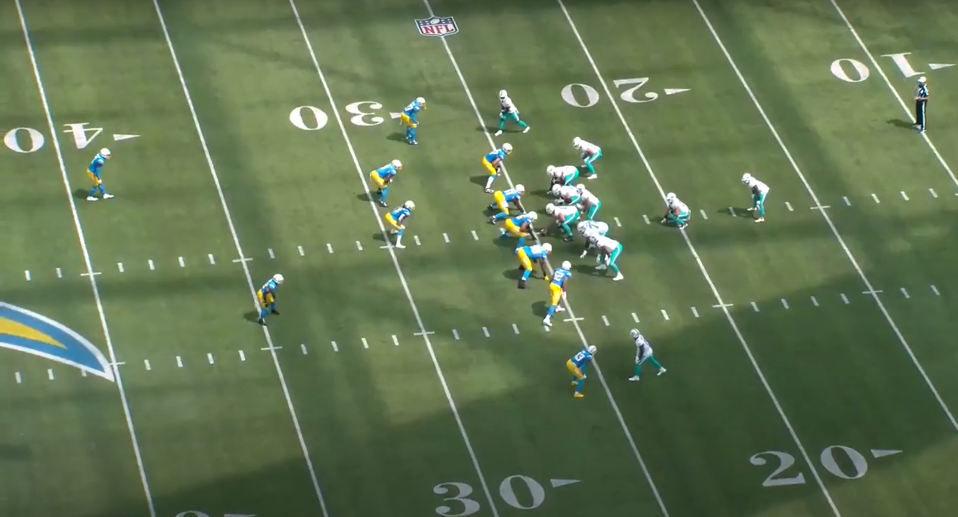
#> input picture old/frame.png, 2874 x 1550 px (shown at 1/3 size)
$ python player_tracker_old.py
#> lines starting #> are read from the running program, lines starting #| are printed output that depends on the picture; after the words box and inside, x2 and y2 are one past the last pixel; in counts of white or black regions, pixels touching at a corner belong together
import cv2
import numpy as np

# Load and preprocess the image
image = cv2.imread('frame.png', cv2.IMREAD_UNCHANGED)
#> image is the input picture: shape (1550, 2874, 4); mean B, G, R, A 82.2, 116.7, 98.3, 255
width = int(image.shape[1] / 3)
#> width = 958
height = int(image.shape[0] / 3)
#> height = 516
image = cv2.resize(image, (width, height), interpolation=cv2.INTER_AREA)
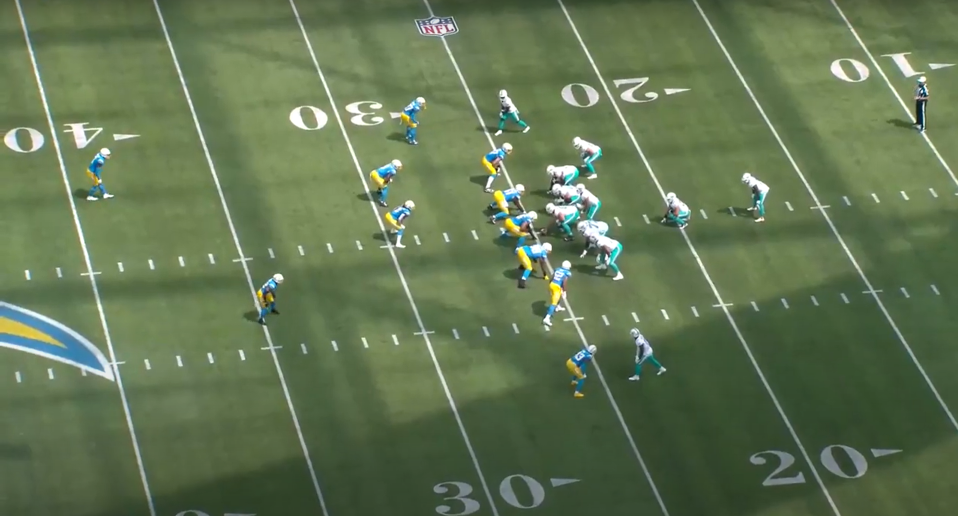
#> image: shape (516, 958, 4); mean B, G, R, A 82.2, 116.7, 98.3, 255

# Convert to grayscale and apply edge detection
gray_image = cv2.cvtColor(image, cv2.COLOR_BGRA2GRAY)
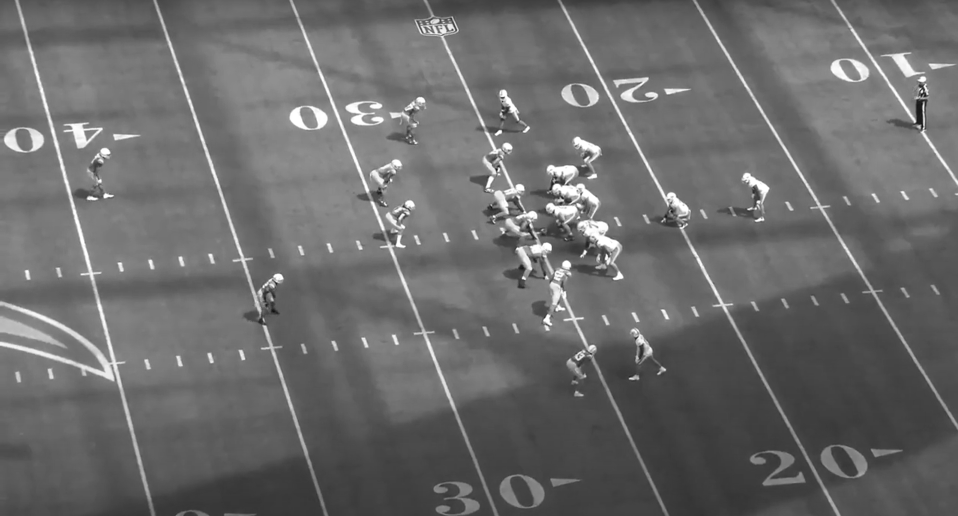
#> gray_image: shape (516, 958); min 16, max 255, mean 107.2
blurred = cv2.GaussianBlur(gray_image, (5, 5), 0)
edges = cv2.Canny(blurred, 50, 150)
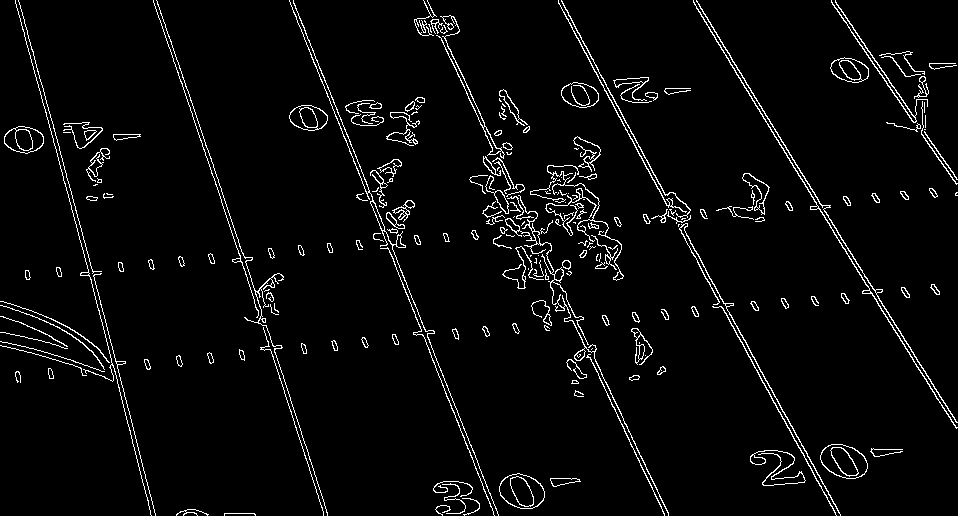
#> edges: shape (516, 958); 3.8% white in thin lines or dots

# Detect lines using Hough Transform
lines = cv2.HoughLinesP(edges, rho=1, theta=np.pi/180, threshold=50, minLineLength=100, maxLineGap=10)
#> lines = 33 rows, first 6: [561, 0, 694, 250], [427, 0, 650, 477], [293, 1, 430, 342], [96, 288, 145, 474], [819, 203, 955, 421], [214, 178, 323, 513]

# Morphological operation to isolate horizontal hash marks
kernel = cv2.getStructuringElement(cv2.MORPH_RECT, (15, 3))  # Adjust kernel size for horizontal marks
morphed = cv2.morphologyEx(edges, cv2.MORPH_CLOSE, kernel)
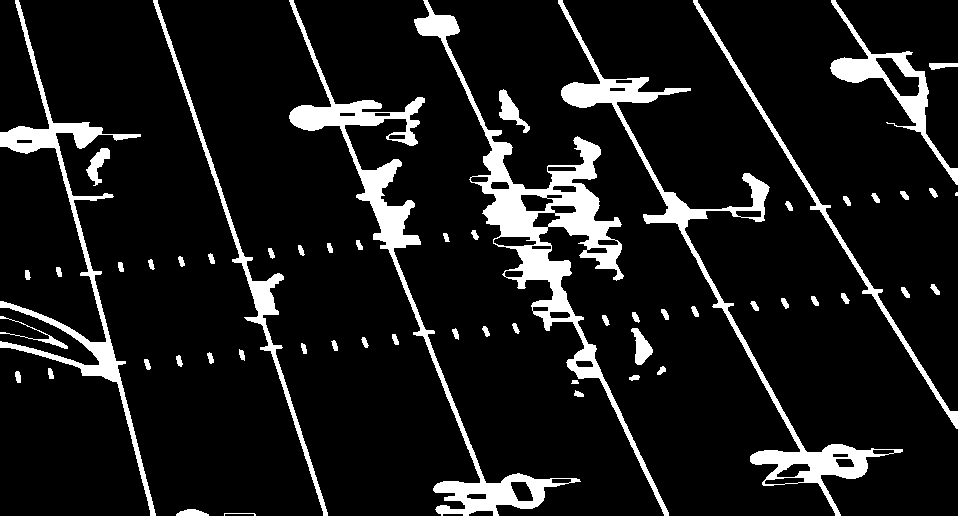
#> morphed: shape (516, 958); 10.5% white; 59 white regions (1 under 20 px)

# Detect contours for hash marks
contours, _ = cv2.findContours(morphed, cv2.RETR_EXTERNAL, cv2.CHAIN_APPROX_SIMPLE)
#> contours = 59 contours, 3 with area under 20; largest, box (x1, y1, x2, y2) and area: (414, 0, 669, 516) 14230, (289, 0, 581, 516) 9582, (558, 0, 903, 516) 9075, (0, 0, 156, 516) 5662, (830, 0, 958, 185) 3738

# Filter horizontal hash mark contours
hash_marks = []
for contour in contours:
    x, y, w, h = cv2.boundingRect(contour)
    aspect_ratio = w / float(h)
    if 5 < aspect_ratio < 15 and w > 10:  # Adjust aspect ratio and size thresholds as needed
        hash_marks.append((x, y, w, h))
#> this loop made 59 passes
#> (x, y, w, h, aspect_ratio) on passes 1 to 12: (224, 513, 32, 3, 10.67), (176, 509, 33, 7, 4.71), (574, 390, 10, 7, 1.43), (571, 380, 8, 4, 2), (629, 375, 11, 6, 1.83), (15, 371, 6, 12, 0.5), (48, 368, 6, 11, 0.545), (657, 366, 9, 9, 1), (144, 359, 7, 11, 0.636), (176, 355, 7, 12, 0.583), (207, 352, 7, 12, 0.583), (239, 349, 6, 12, 0.5)
#> after the loop, hash_marks = [(224, 513, 32, 3)]

# Create a copy of the image for visualization
output_image = image.copy()

# Draw detected lines
if lines is not None:
    for line in lines:
        x1, y1, x2, y2 = line[0]
        cv2.line(output_image, (x1, y1), (x2, y2), (0, 0, 255), 2)
#> this loop made 33 passes
#> (x1, y1, x2, y2) on passes 1 to 12: (561, 0, 694, 250), (427, 0, 650, 477), (293, 1, 430, 342), (96, 288, 145, 474), (819, 203, 955, 421), (214, 178, 323, 513), (562, 296, 664, 515), (15, 0, 123, 404), (562, 1, 723, 303), (787, 157, 956, 428), (762, 110, 956, 422), (667, 209, 795, 440)
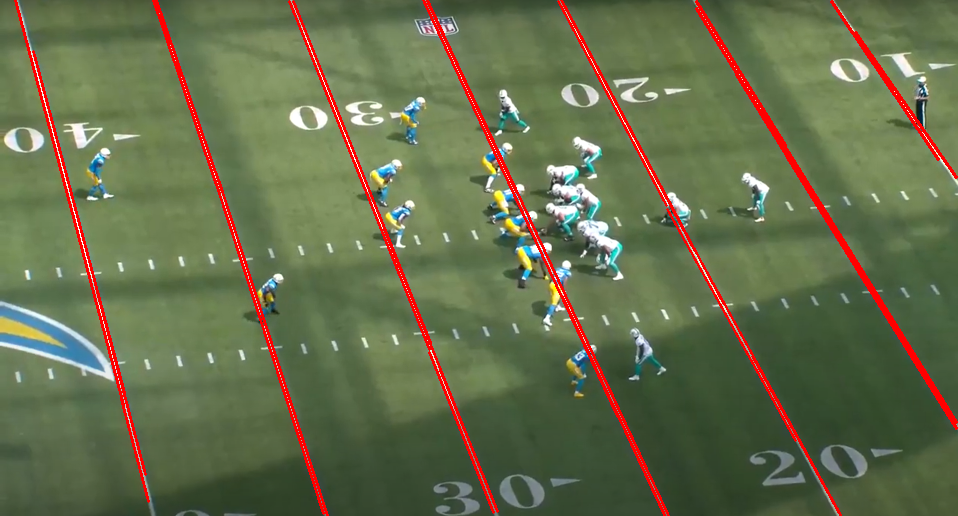
#> output_image: shape (516, 958, 4); 4% of pixels changed, all inside (x1, y1, x2, y2) = (14, 0, 958, 516)

# Find intersections between lines and hash marks
for (x, y, w, h) in hash_marks:
    hash_center = (x + w // 2, y + h // 2)
    # Draw the hash mark for visualization
    cv2.rectangle(output_image, (x, y), (x + w, y + h), (0, 255, 0), 2)
    for line in lines:
        x1, y1, x2, y2 = line[0]
        # Check if the hash mark center lies on the line segment
        if min(x1, x2) <= hash_center[0] <= max(x1, x2):
            # Calculate the line equation: y = mx + b
            if x2 - x1 != 0:  # Avoid division by zero
                m = (y2 - y1) / (x2 - x1)
                b = y1 - m * x1
                y_on_line = int(m * hash_center[0] + b)
                if abs(y_on_line - hash_center[1]) < 5:  # Tolerance for intersection
                    # Mark the intersection point
                    cv2.circle(output_image, hash_center, 5, (255, 0, 0), -1)
#> this loop made 1 pass
#> (x, y, w, h, hash_center) on pass 1: (224, 513, 32, 3, (240, 514))
#> output_image: shape (516, 958, 4); 0.03% of pixels changed, all inside (x1, y1, x2, y2) = (223, 512, 258, 516)

# Display the results
cv2.imshow("Original Image", image)
cv2.imshow("Edges", edges)
cv2.imshow("Morphed", morphed)
cv2.imshow("Hash Marks and Lines", output_image)
cv2.waitKey(0)
cv2.destroyAllWindows()

$ run again, with old/field-hash.png copied over old/frame.png
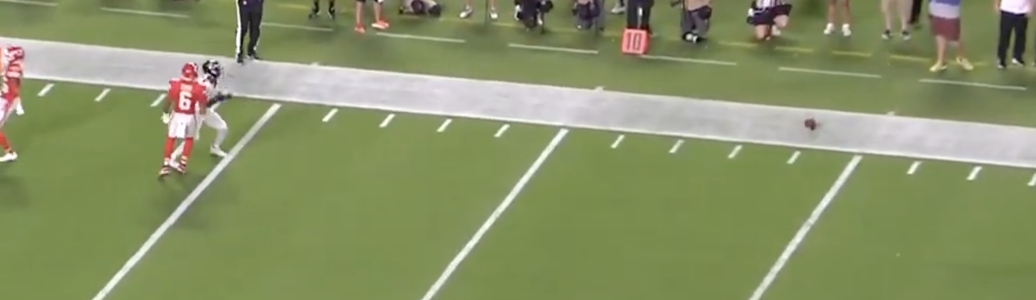
#> input picture old/field-hash.png, 2072 x 600 px (shown at 1/2 size)
#> image is the input picture: shape (600, 2072, 3); mean B, G, R 103.2, 146.3, 136.6
#> image: shape (200, 690, 3)
#> `edges = cv2.Canny(blurred, 50, 150)`:
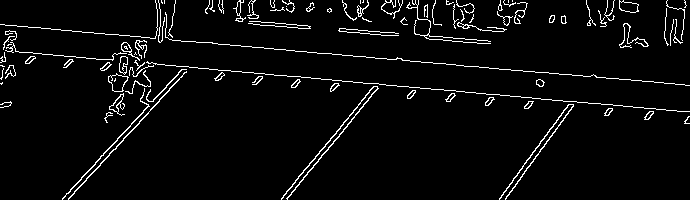
#> edges: shape (200, 690); 4.4% white in thin lines or dots
#> lines = [[0, 24, 689, 85], [7, 51, 531, 97], [311, 78, 688, 111], [287, 199, 380, 84], [66, 193, 182, 69], [68, 199, 169, 90], [283, 195, 374, 86], [62, 198, 183, 69], [68, 198, 186, 71]]
#> morphed: shape (200, 690); 11% white; 12 white regions
#> contours = 12 contours; largest, box (x1, y1, x2, y2) and area: (0, 0, 690, 200) 7032, (205, 0, 507, 44) 4080, (664, 0, 690, 46) 848, (586, 0, 639, 27) 632, (497, 0, 528, 26) 522
#> the loop `for contour in contours:` made 12 passes
#> (x, y, w, h, aspect_ratio) on passes 1 to 8: (684, 116, 6, 8, 0.75), (604, 108, 9, 8, 1.12), (0, 101, 12, 7, 1.71), (536, 79, 9, 8, 1.12), (338, 28, 61, 8, 7.62), (619, 23, 30, 25, 1.2), (549, 15, 18, 9, 2), (664, 0, 26, 46, 0.565)
#> after the loop `for contour in contours:`: hash_marks = [(338, 28, 61, 8), (205, 0, 302, 44)]
#> the loop `for line in lines:` made 9 passes
#> the loop `for (x, y, w, h) in hash_marks:` made 2 passes
#> (x, y, w, h, hash_center) on passes 1 to 2: (338, 28, 61, 8, (368, 32)), (205, 0, 302, 44, (356, 22))
#> after the loop `for (x, y, w, h) in hash_marks:`:
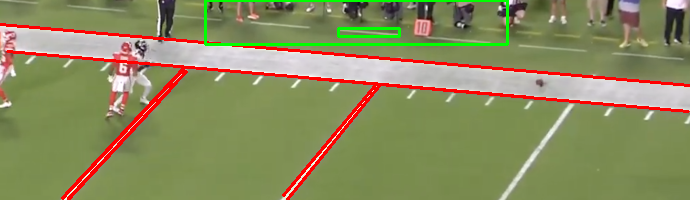
#> output_image: shape (200, 690, 3); mean B, G, R 94.6, 140.2, 138.4
